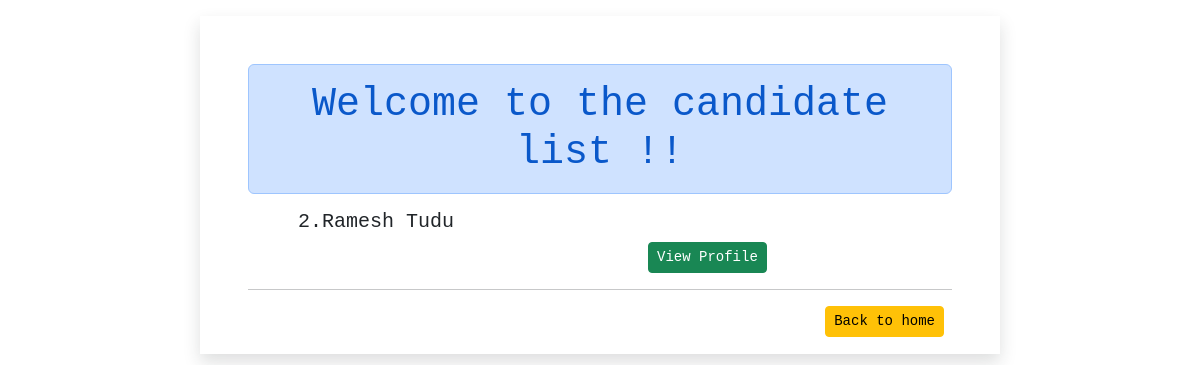
/show, run on an earlier commit of the app's database.
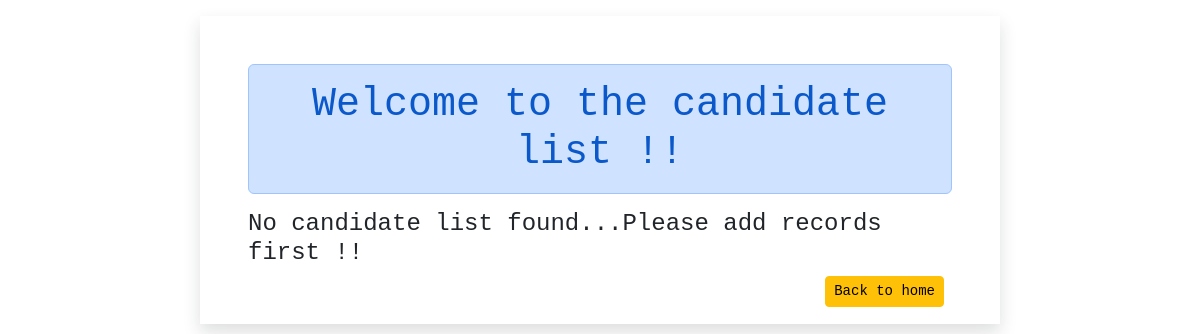
And on a later commit of the database.
### resumeapp/models.py (models this page shows)
class Candidate(models.Model):
    name = models.CharField(max_length=80)
    dob = models.DateField(auto_now=False, auto_now_add=False)
    gender = models.CharField(max_length=10)
    city = models.CharField(max_length=80)
    pin = models.PositiveBigIntegerField()
    state = models.CharField(choices=STATE_CHOICES, max_length=80)
    mobile = models.PositiveBigIntegerField()
    email = models.EmailField()
    job_city = models.CharField(max_length=80)
    profile_image = models.ImageField(upload_to='images')
    doc_file = models.FileField(upload_to='docs')

### resumeapp/views.py (the view)
# urls.py: path('show',views.ShowView.as_view(), name= 'show'),
class ShowView(View):
    def get(self, request):
            candidate = Candidate.objects.all()
            return render(request, 'resumeapp/show.html',{'candidate': candidate})

### resumeapp/templates/resumeapp/show.html (shortened to what this page needs)
{% extends 'resumeapp/base.html' %}
{% load static %}
{% block content %}
<div class="col-sm-8 mx-auto mt-3 shadow p-5">
    <h1 class="alert alert-primary text-center">Welcome to the candidate list !!</h1>
    {% if candidate %}
        {% for data in candidate %}
        <div class="content">
            <h5 class="float-start">{{ data.id }}.{{ data.name }}</h5>
            <a class="btn btn-success btn-sm" href="{% url 'candidate' data.id %}">View Profile</a>
            <hr>
        </div>
        {% endfor %}
    {% else %}
        <h4>No candidate list found...Please add records first !!</h4>
    {% endif %}
    <a class="btn btn-warning btn-sm float-end mx-2" href="{% url 'home' %}">Back to home</a>
</div>
{% endblock %}

What changed in the data, as far as the page shows it:
removed Candidate: id "2", name "Ramesh Tudu"
Also different on the page:
text now shown: "No candidate list found...Please add records first !!"
